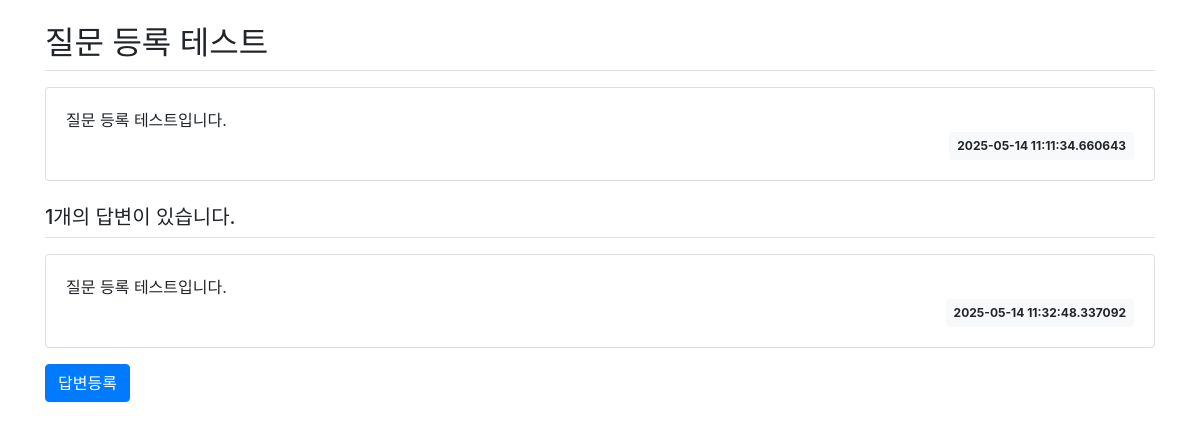
Page /question/datail/3/ on the committed database.
### pybo/models.py (models this page shows)
class Question(db.Model):
    id = db.Column(db.Integer, primary_key=True)
    subject = db.Column(db.String(200), nullable=False)
    content = db.Column(db.Text(), nullable=False)
    create_date = db.Column(db.DateTime(), nullable=False)

class Answer(db.Model):
    id = db.Column(db.Integer, primary_key=True)
    question_id = db.Column(db.Integer,db.ForeignKey('question.id',ondelete='CASCADE'))
    question=db.relationship('Question',backref=db.backref('answer_set',cascade='all, delete-orphan'))
    content = db.Column(db.Text(), nullable=False)
    create_date = db.Column(db.DateTime(), nullable=False)

### pybo/views/question_views.py (the view)
@bp.route('/datail/<int:question_id>/')
def detail(question_id):
    form = AnswerForm()
    question = Question.query.get_or_404(question_id)
    return render_template('question/question_detail.html',question=question,form=form)

### pybo/forms.py
class AnswerForm(FlaskForm):
    content = TextAreaField('내용',validators=[DataRequired("내용은 필수 입력 항목입니다.")])

### pybo/templates/question/question_detail.html (shortened to what this page needs)
{%extends 'base.html'%}
{%block content%}
<div class="container my-3">
    <h2 class="border-bottom py-2">{{question.subject}}</h2>
    <div class="card my-3">
        <div class="card-body">
            <div class="card-text" style="white-space:pre-line;">{{question.content}}</div>
            <div class="d-flex justify-content-end">
                <div class="badge badge-light p-2">
                    {{question.create_date}}
                </div>
            </div>
        </div>
    </div>
    <h5 class="border-bottom my-3 py-2">{{question.answer_set|length}}개의 답변이 있습니다.</h5>
    {%for answer in question.answer_set%}
    <div class="card my-3">
        <div class="card-body">
            <div class="card-text" style="white-space : pre-line;">{{answer.content}}</div>
            <div class="d-flex justify-content-end">
                <div class="badge badge-light p-2">
                    {{answer.create_date}}
                </div>
            </div>
        </div>
    </div>
    {%endfor%}
    <form action="{{url_for('answer.create',question_id=question.id)}}" method="post" class="my-3">
        <input type="submit" value="답변등록" class="btn btn-primary">
    </form>
</div>
{%endblock%}

### rows in the picture
Question: subject "질문 등록 테스트", content "질문 등록 테스트입니다.", create_date "2025-05-14 11:11:34.660643"
Answer: content "질문 등록 테스트입니다.", create_date "2025-05-14 11:32:48.337092"

### other values in the picture
{{ question.answer_set|length }} "1"
